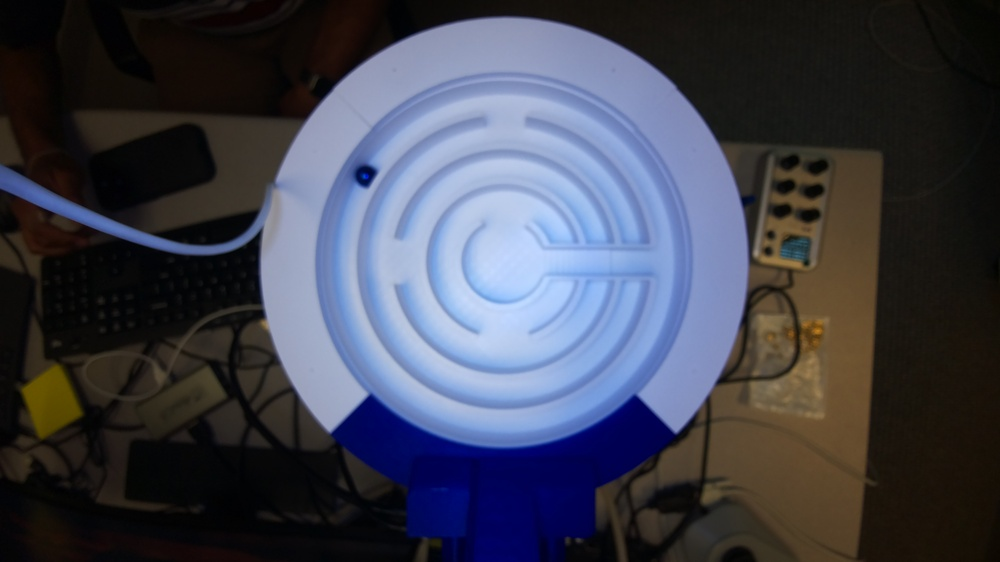
#> input picture test.jpg, 1000 x 562 px, shrunk from 4608 x 2592 before the run
$ python -i Camera.py   (imports and definitions only)
#> lines starting #> are read from the running program, lines starting #| are printed output that depends on the picture
#> further down, picture is the input picture: shape (562, 1000, 3); mean B, G, R 79.7, 66.3, 63.8
import cv2
from threading import Thread
import argparse
from picamera2 import Picamera2
import numpy as np
import time
'''
Input: Raw Frame
Output: Filtered Frame
Description: Crops, Blurs, and filters the frame to get a black photo with contours (usually 1, the ball)
'''
def picture_transform(frame):
    frame=frame[0:100,13:112] #crops the frame so its smaller
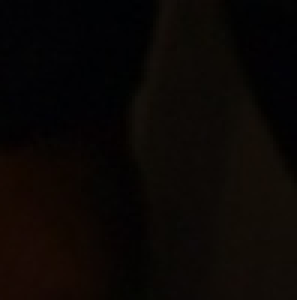
#> frame: shape (100, 99, 3) (shown 3 times larger); mean of channels 0, 1, 2 4.4, 6.7, 10.5; drawn as B, G, R
    frame=cv2.medianBlur(frame,5) # Blurs the frame using Median BLur of a 5x5 Kernel
    roi =np.zeros(frame.shape[:2],np.uint8)
    roi =cv2.circle(roi,(53,46),46,255,cv2.FILLED)# Creates a circle around the maze (can ajust the (53,46)(*the origin*) and 47 (*Radius Length*)
    mask=np.ones_like(frame)*255 # A frame that is all white
    bounded_Region=(cv2.bitwise_and(mask, frame, mask=roi) +cv2.bitwise_and(mask,mask,mask=~roi)) #Takes the circle are and puts it on the white back ground
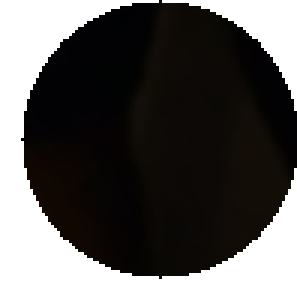
#> bounded_Region: shape (100, 99, 3) (shown 3 times larger); mean of channels 0, 1, 2 87.4, 88.9, 90.9; drawn as B, G, R
#> mask: shape (100, 99, 3); every value is 255
    #Note: the image is already in grayscale
    bounded_Region=cv2.inRange(bounded_Region,0,70)# Takes anything that is 0-70 in grayscale color and turns it white while everything else is black, making contours
#> bounded_Region: shape (100, 99); every value is 0
    return bounded_Region
'''
Input: Raw Frame
Output: Filtered Frame
Description: Crops and Blurs frame to get a viewable picture of the frame, only used in debugging
'''
def semi_picture_transform(frame):
    frame=frame[0:100,13:112] #crops the frame so its smaller
    frame=cv2.medianBlur(frame,5) # Blurs the frame using Median BLur of a 5x5 Kernel
    roi =np.zeros(frame.shape[:2],np.uint8)
    roi =cv2.circle(roi, (53, 46),46,255,cv2.FILLED)# Creates a circle around the maze (can ajust the (53,46)(*the origin*) and 47 (*Radius Length*)
    mask=np.ones_like(frame)*255# A frame that is all white
    bounded_Region=(cv2.bitwise_and(mask, frame, mask=roi) +cv2.bitwise_and(mask,mask,mask=~roi))#Takes the circle are and puts it on the white back ground
    #Note: Does not filter out at the end like picture transform, this allows the user to still see the frame
    return bounded_Region

'''
Description: A Class made for multithreading the Pi Camera
Note: This is using PICam2 and Raspbery Bulls Eye and a Picamera Module3 12MP 120 degree Wide Angle Lens, *******
Buy Camera with link: adafruit.com/product/5658
'''
class VideoGet:
    def __init__(self):
        self.piCam=Picamera2() # Initiating PiCam2
        self.piCam.preview_configuration.main.size=(150,100)# Initiating camera resolution to 150x100 pixel
        self.piCam.preview_configuration.main.format="YUV420"# Initialing Camera Config which is Gray scale
        self.piCam.preview_configuration.controls.FrameRate=40 #Setting frame rate to 40 fps
        self.piCam.preview_configuration.align() #More nonsense to be initiated
        self.piCam.configure("preview") #sets camera to all the settings
        self.piCam.start() # starts video
        self.frame=picture_transform(self.piCam.capture_array()) # transforms the first frame to desired frame
        self.preserved_frame=semi_picture_transform(self.piCam.capture_array()) # Transforms to a viewable frame (only used in debugging)
        self.stopped = False #Variable used to stop video capture when True, set to False on initation
    def start(self):
        Thread(target=self.get,daemon=True, args=()).start() #Starts the multithreading, using Daemon
        return self

    def get(self):
        while not self.stopped: #Continues to collect image frames unti self.stop is True
            self.frame=picture_transform(self.piCam.capture_array())# transforms the first frame to desired frame
            self.preserved_frame=semi_picture_transform(self.piCam.capture_array()[:100,:150])# Transforms to a viewable frame (only used in debugging)
        return
    def stop(self):
        self.stopped = True #Sets Stopped to true, stopping the frame collecting loop
        self.piCam.stop_preview() # Stops the Picam
        self.piCam.close() # CLoses PICam
        #Stopping and CLosing allow the PI to create a new thread afterwards if needed

>>> import cv2
>>> picture = cv2.imread('test.jpg')
>>> result = picture_transform(picture)
